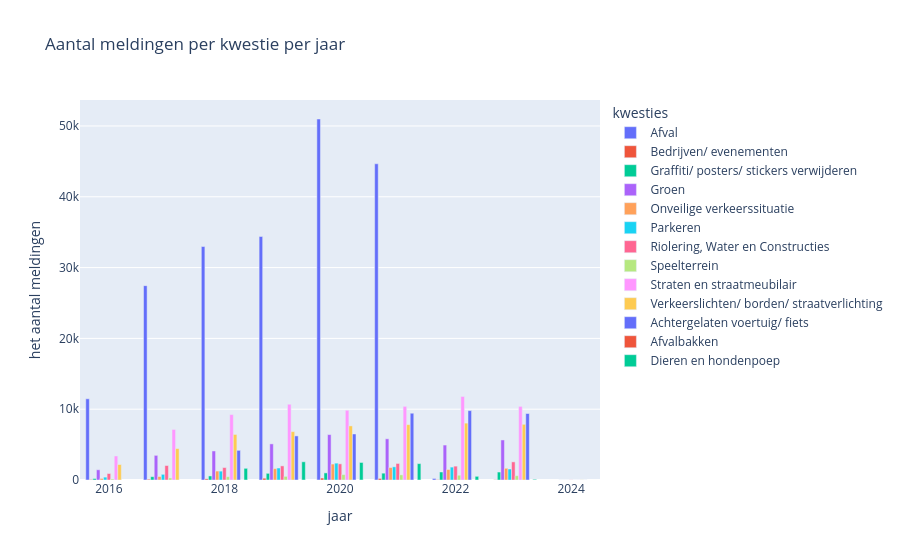

The code cell stored with this chart in its notebook:
### Code cell
fig = px.bar(
  counts_per_year_per_issue,
    x="jaar",
    y="het aantal meldingen",
    color="kwesties",
    title="Aantal meldingen per kwestie per jaar",
    barmode="group"
)

fig.show()

### Figure 1 — Plotly figure (JSON) as saved in the notebook; plotly's stock layout.template omitted (floating-point values rounded to 4 significant figures)
{"data": [{"alignmentgroup": "True", "hovertemplate": "kwesties=Afval<br>jaar=%{x}<br>het aantal meldingen=%{y}<extra></extra>", "legendgroup": "Afval", "marker": {"color": "#636efa", "pattern": {"shape": ""}}, "name": "Afval", "offsetgroup": "Afval", "orientation": "v", "showlegend": true, "textposition": "auto", "type": "bar", "x": [2016, 2017, 2018, 2019, 2020, 2021, 2022], "xaxis": "x", "y": [11469, 27449, 32973, 34390, 50982, 44659, 214], "yaxis": "y"}, {"alignmentgroup": "True", "hovertemplate": "kwesties=Bedrijven/ evenementen<br>jaar=%{x}<br>het aantal meldingen=%{y}<extra></extra>", "legendgroup": "Bedrijven/ evenementen", "marker": {"color": "#EF553B", "pattern": {"shape": ""}}, "name": "Bedrijven/ evenementen", "offsetgroup": "Bedrijven/ evenementen", "orientation": "v", "showlegend": true, "textposition": "auto", "type": "bar", "x": [2016, 2017, 2018, 2019, 2020, 2021, 2022, 2023], "xaxis": "x", "y": [66, 109, 159, 249, 273, 216, 48, 30], "yaxis": "y"}, {"alignmentgroup": "True", "hovertemplate": "kwesties=Graffiti/ posters/ stickers verwijderen<br>jaar=%{x}<br>het aantal meldingen=%{y}<extra></extra>", "legendgroup": "Graffiti/ posters/ stickers verwijderen", "marker": {"color": "#00cc96", "pattern": {"shape": ""}}, "name": "Graffiti/ posters/ stickers verwijderen", "offsetgroup": "Graffiti/ posters/ stickers verwijderen", "orientation": "v", "showlegend": true, "textposition": "auto", "type": "bar", "x": [2016, 2017, 2018, 2019, 2020, 2021, 2022, 2023], "xaxis": "x", "y": [207, 470, 574, 942, 1002, 965, 1134, 1124], "yaxis": "y"}, {"alignmentgroup": "True", "hovertemplate": "kwesties=Groen<br>jaar=%{x}<br>het aantal meldingen=%{y}<extra></extra>", "legendgroup": "Groen", "marker": {"color": "#ab63fa", "pattern": {"shape": ""}}, "name": "Groen", "offsetgroup": "Groen", "orientation": "v", "showlegend": true, "textposition": "auto", "type": "bar", "x": [2016, 2017, 2018, 2019, 2020, 2021, 2022, 2023, 2024], "xaxis": "x", "y": [1444, 3479, 4103, 5102, 6413, 5817, 4936, 5655, 2], "yaxis": "y"}, {"alignmentgroup": "True", "hovertemplate": "kwesties=Onveilige verkeerssituatie<br>jaar=%{x}<br>het aantal meldingen=%{y}<extra></extra>", "legendgroup": "Onveilige verkeerssituatie", "marker": {"color": "#FFA15A", "pattern": {"shape": ""}}, "name": "Onveilige verkeerssituatie", "offsetgroup": "Onveilige verkeerssituatie", "orientation": "v", "showlegend": true, "textposition": "auto", "type": "bar", "x": [2016, 2017, 2018, 2019, 2020, 2021, 2022, 2023, 2024], "xaxis": "x", "y": [219, 494, 1263, 1603, 2251, 1755, 1479, 1652, 1], "yaxis": "y"}, {"alignmentgroup": "True", "hovertemplate": "kwesties=Parkeren<br>jaar=%{x}<br>het aantal meldingen=%{y}<extra></extra>", "legendgroup": "Parkeren", "marker": {"color": "#19d3f3", "pattern": {"shape": ""}}, "name": "Parkeren", "offsetgroup": "Parkeren", "orientation": "v", "showlegend": true, "textposition": "auto", "type": "bar", "x": [2016, 2017, 2018, 2019, 2020, 2021, 2022, 2023, 2024], "xaxis": "x", "y": [406, 802, 1253, 1692, 2380, 1862, 1822, 1554, 4], "yaxis": "y"}, {"alignmentgroup": "True", "hovertemplate": "kwesties=Riolering, Water en Constructies<br>jaar=%{x}<br>het aantal meldingen=%{y}<extra></extra>", "legendgroup": "Riolering, Water en Constructies", "marker": {"color": "#FF6692", "pattern": {"shape": ""}}, "name": "Riolering, Water en Constructies", "offsetgroup": "Riolering, Water en Constructies", "orientation": "v", "showlegend": true, "textposition": "auto", "type": "bar", "x": [2016, 2017, 2018, 2019, 2020, 2021, 2022, 2023, 2024], "xaxis": "x", "y": [918, 2044, 1756, 1992, 2283, 2337, 1959, 2559, 19], "yaxis": "y"}, {"alignmentgroup": "True", "hovertemplate": "kwesties=Speelterrein<br>jaar=%{x}<br>het aantal meldingen=%{y}<extra></extra>", "legendgroup": "Speelterrein", "marker": {"color": "#B6E880", "pattern": {"shape": ""}}, "name": "Speelterrein", "offsetgroup": "Speelterrein", "orientation": "v", "showlegend": true, "textposition": "auto", "type": "bar", "x": [2016, 2017, 2018, 2019, 2020, 2021, 2022, 2023, 2024], "xaxis": "x", "y": [143, 294, 467, 513, 763, 729, 675, 608, 1], "yaxis": "y"}, {"alignmentgroup": "True", "hovertemplate": "kwesties=Straten en straatmeubilair<br>jaar=%{x}<br>het aantal meldingen=%{y}<extra></extra>", "legendgroup": "Straten en straatmeubilair", "marker": {"color": "#FF97FF", "pattern": {"shape": ""}}, "name": "Straten en straatmeubilair", "offsetgroup": "Straten en straatmeubilair", "orientation": "v", "showlegend": true, "textposition": "auto", "type": "bar", "x": [2016, 2017, 2018, 2019, 2020, 2021, 2022, 2023, 2024], "xaxis": "x", "y": [3391, 7138, 9239, 10701, 9847, 10400, 11798, 10396, 5], "yaxis": "y"}, {"alignmentgroup": "True", "hovertemplate": "kwesties=Verkeerslichten/ borden/ straatverlichting<br>jaar=%{x}<br>het aantal meldingen=%{y}<extra></extra>", "legendgroup": "Verkeerslichten/ borden/ straatverlichting", "marker": {"color": "#FECB52", "pattern": {"shape": ""}}, "name": "Verkeerslichten/ borden/ straatverlichting", "offsetgroup": "Verkeerslichten/ borden/ straatverlichting", "orientation": "v", "showlegend": true, "textposition": "auto", "type": "bar", "x": [2016, 2017, 2018, 2019, 2020, 2021, 2022, 2023, 2024], "xaxis": "x", "y": [2188, 4436, 6433, 6831, 7640, 7821, 8034, 7864, 14], "yaxis": "y"}, {"alignmentgroup": "True", "hovertemplate": "kwesties=Achtergelaten voertuig/ fiets<br>jaar=%{x}<br>het aantal meldingen=%{y}<extra></extra>", "legendgroup": "Achtergelaten voertuig/ fiets", "marker": {"color": "#636efa", "pattern": {"shape": ""}}, "name": "Achtergelaten voertuig/ fiets", "offsetgroup": "Achtergelaten voertuig/ fiets", "orientation": "v", "showlegend": true, "textposition": "auto", "type": "bar", "x": [2018, 2019, 2020, 2021, 2022, 2023, 2024], "xaxis": "x", "y": [4189, 6227, 6500, 9430, 9800, 9390, 4], "yaxis": "y"}, {"alignmentgroup": "True", "hovertemplate": "kwesties=Afvalbakken<br>jaar=%{x}<br>het aantal meldingen=%{y}<extra></extra>", "legendgroup": "Afvalbakken", "marker": {"color": "#EF553B", "pattern": {"shape": ""}}, "name": "Afvalbakken", "offsetgroup": "Afvalbakken", "orientation": "v", "showlegend": true, "textposition": "auto", "type": "bar", "x": [2018], "xaxis": "x", "y": [3], "yaxis": "y"}, {"alignmentgroup": "True", "hovertemplate": "kwesties=Dieren en hondenpoep<br>jaar=%{x}<br>het aantal meldingen=%{y}<extra></extra>", "legendgroup": "Dieren en hondenpoep", "marker": {"color": "#00cc96", "pattern": {"shape": ""}}, "name": "Dieren en hondenpoep", "offsetgroup": "Dieren en hondenpoep", "orientation": "v", "showlegend": true, "textposition": "auto", "type": "bar", "x": [2018, 2019, 2020, 2021, 2022, 2023], "xaxis": "x", "y": [1649, 2572, 2474, 2313, 518, 98], "yaxis": "y"}], "layout": {"barmode": "group", "legend": {"title": {"text": "kwesties"}, "tracegroupgap": 0}, "title": {"text": "Aantal meldingen per kwestie per jaar"}, "xaxis": {"anchor": "y", "domain": [0, 1], "title": {"text": "jaar"}}, "yaxis": {"anchor": "x", "domain": [0, 1], "title": {"text": "het aantal meldingen"}}}}
